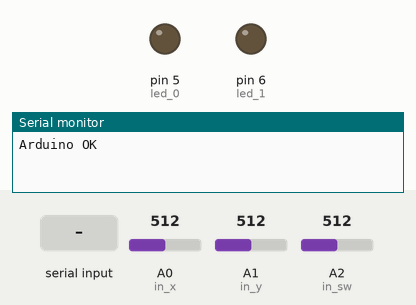
Simulated run of this sketch. Board: Arduino Uno, built with avr-gcc and run on an emulated ATmega328P. Parts: output pins drawn as LEDs (lit = HIGH), the last lines printed to the serial monitor. The inputs (shaded band) are chosen by the test bench; at power-on: A0 (in_x) = 512, A1 (in_y) = 512, A2 (in_sw) = 512.

Above: at 1.3 s.
1.4 s: "90,45,200\n" received over Serial
At 2.1 s:
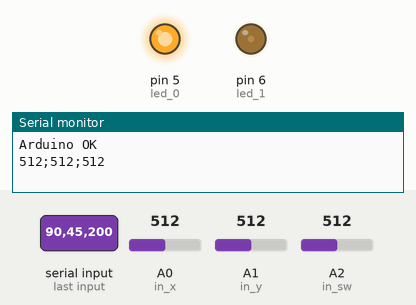
2.9 s: "30,150,10\n" received over Serial
At 3.3 s:
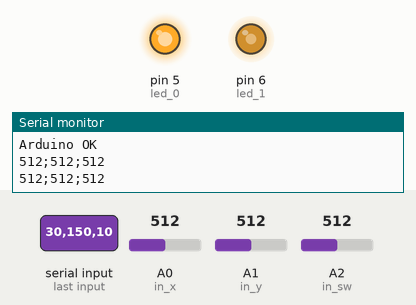
4.4 s: "90\n" received over Serial
At 5.4 s:
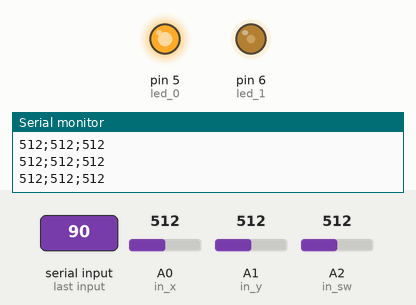
5.9 s: "200\n" received over Serial
At 6.5 s:
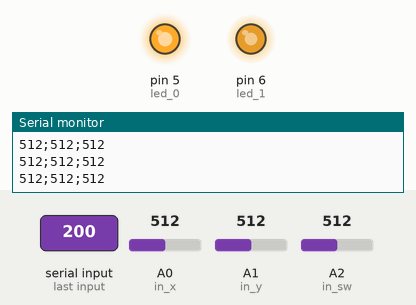
7.4 s: "90,45\n" received over Serial
At 7.8 s:
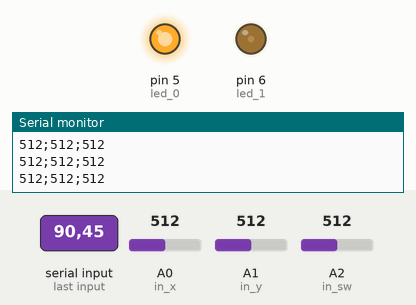
8.9 s: "30,150\n" received over Serial
At 10.1 s:
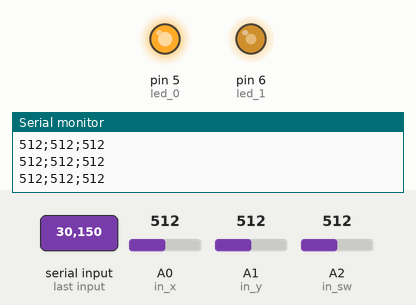
Timing chart, 0 to 11.4 s (numbered marks = the images above; inputs shaded):
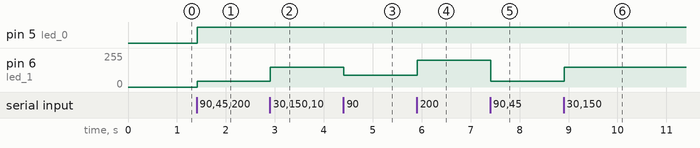

The sketch:

control-analog.ino
```cpp
// parámetros de la tarjeta
#define led_0  5  // led verde
#define led_1  6  // led rojo
#define in_x  A0  // VRx
#define in_y  A1  // VRy
#define in_sw A2  // SW

// parámetros de configuración para comunicación
const int BAUD_RATE = 9600; // velocidad de comunicación
const char SPLIT_CHAR = ','; // caracter de separacion
const int DATA_LENGHT = 2; // número de valores contenidos en el mensaje recibido
int data[DATA_LENGHT];  // se esperan valores de tipo (int) en el mensaje recibido

// variables globales
String buffer = ""; // almacena los caracteres recibidos desde el puerto serial, hasta conformar el mensaje
String message_from_serial = ""; // almacena el mensaje recibido desde el puerto serial
String message_to_serial = "";   // almacena el mensaje a ser enviado hacia el puerto serial
bool new_message_from_serial = false;    // true si se ha recibido un nuevo mensaje completo


void setup() {
  // inicializa puerto serial a la velocidad definida en la configuración
  Serial.begin(BAUD_RATE);
  // espera a que el puerto se inicialice
  delay(100);
  // limpia cualquier dato que esté alojado en el buffer
  while (Serial.available()) { char inChar = Serial.read();}
  Serial.println("Arduino OK");

  // configura pines I/O
  pinMode(led_0, OUTPUT);
  pinMode(led_1, OUTPUT);

}

void loop() {
  // inspecciona cíclicamente el puerto serie
  serialEvent();

  if (new_message_from_serial){
    /*
     * Esta parte del código se ejecuta cada vez que se recibe un nuevo mensaje completo.
     * El último mensaje recibido se encuentra almacenado en 'message_from_serial'
    */

    // 1. Procesar el mensaje recibido
    split_values(message_from_serial);
    bool out_0 = (bool) data[0];
    int out_1 = (int) data[1];
    digitalWrite(led_0, out_0);
    analogWrite(led_1, out_1);

    // 2. Preparar el mensaje de respuesta
    int input_0 = analogRead(in_x);
    int input_1 = analogRead(in_y);
    int input_2 = analogRead(in_sw);
    message_to_serial = String(input_0) + ';' + String(input_1)+ ';' + String(input_2);

    // 3. Enviar la respuesta y restablecer la bandera
    Serial.println(message_to_serial);
    Serial.flush(); // espera hasta que el mensaje salga del buffer
    new_message_from_serial = false;


  }

  /*
     * Esta parte del código se ejecuta siempre.
     * IMPORTANTE: Evite agregar retardos (delay) dentro de loop()
    */


}

void serialEvent() {
  while (Serial.available()) {
    // recibe nuevo byte
    int inChar = Serial.read();
    // lo agrega al mensaje recibido
    buffer += (char) inChar;
    // si se recibe un final de linea, se levanta una bandera,
    // de forma que el ciclo frincipal pueda hacer algo con eso:
    if (inChar == '\n') {
      message_from_serial = buffer;
      new_message_from_serial = true;
      buffer = "";
      break;
    }
  }
}

void split_values(String msg){
    // recibe un mensaje de tipo String, que contiene valores de tipo (int), separados
    // por un caracter de separación 'SPLIT_CHAR', definido en la configuración.
    // Los valores separados se almacenan en el array 'data'
    for (int i = 0; i < sizeof(data) ; i++)
    {
      int index = msg.indexOf(SPLIT_CHAR);
      data[i] = msg.substring(0, index).toInt();
      msg = msg.substring(index + 1);
    }

}
```

Measured:
- after the input at 1.4 s, pin 5 (led_0): LOW → HIGH at once; pin 6 (led_1): 0/255 → 45/255 at once
- after the input at 2.9 s, pin 6 (led_1): 45/255 → 150/255 at once
- after the input at 4.4 s, pin 6 (led_1): 150/255 → 90/255 at once
- after the input at 5.9 s, pin 6 (led_1): 90/255 → 200/255 at once
- after the input at 7.4 s, pin 6 (led_1): 200/255 → 45/255 at once
- after the input at 8.9 s, pin 6 (led_1): 45/255 → 150/255 at once
